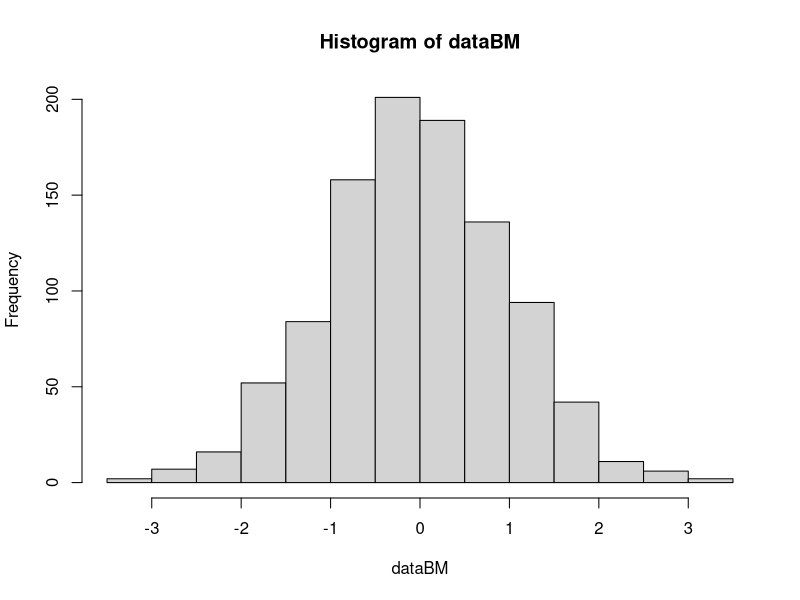
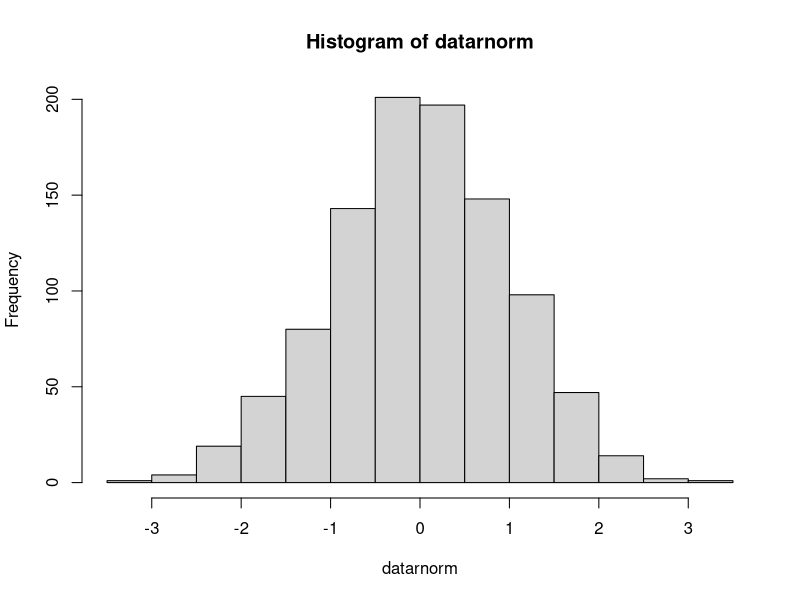

Source code (R) for these figures, in order:
## ---- chunk 1
knitr::opts_chunk$set(echo = TRUE)
## ---- chunk 2
binfunc <- function(n,p) {
  
  
}
## ---- chunk 3
β0 <- 15
β1 <- 4

set.seed(321)
results <- matrix(nrow = 50, ncol = 2)
for (i in 1:50) {
  x1 <- runif(100)
  e <- rnorm(100, mean = 0, sd = 3)
  y1 <- β0+β1*x1+e
  
  y<- lm(y1 ~ x1)
  results[i,] <- coef(y)
  
}
results
## ---- chunk 4
Myfunc <- function(n){
set.seed(1234)
U1 <- runif(n)
U2 <- runif(n)
R <- sqrt((-2) * log(U1))
sigma <- (2 * pi * U2)
X <- R * cos(sigma)


return(X)
}


## ---- chunk 5
dataBM <- Myfunc(1000)
datarnorm <- rnorm(1000,mean=0,sd=1)

hist(dataBM)
hist(datarnorm)
